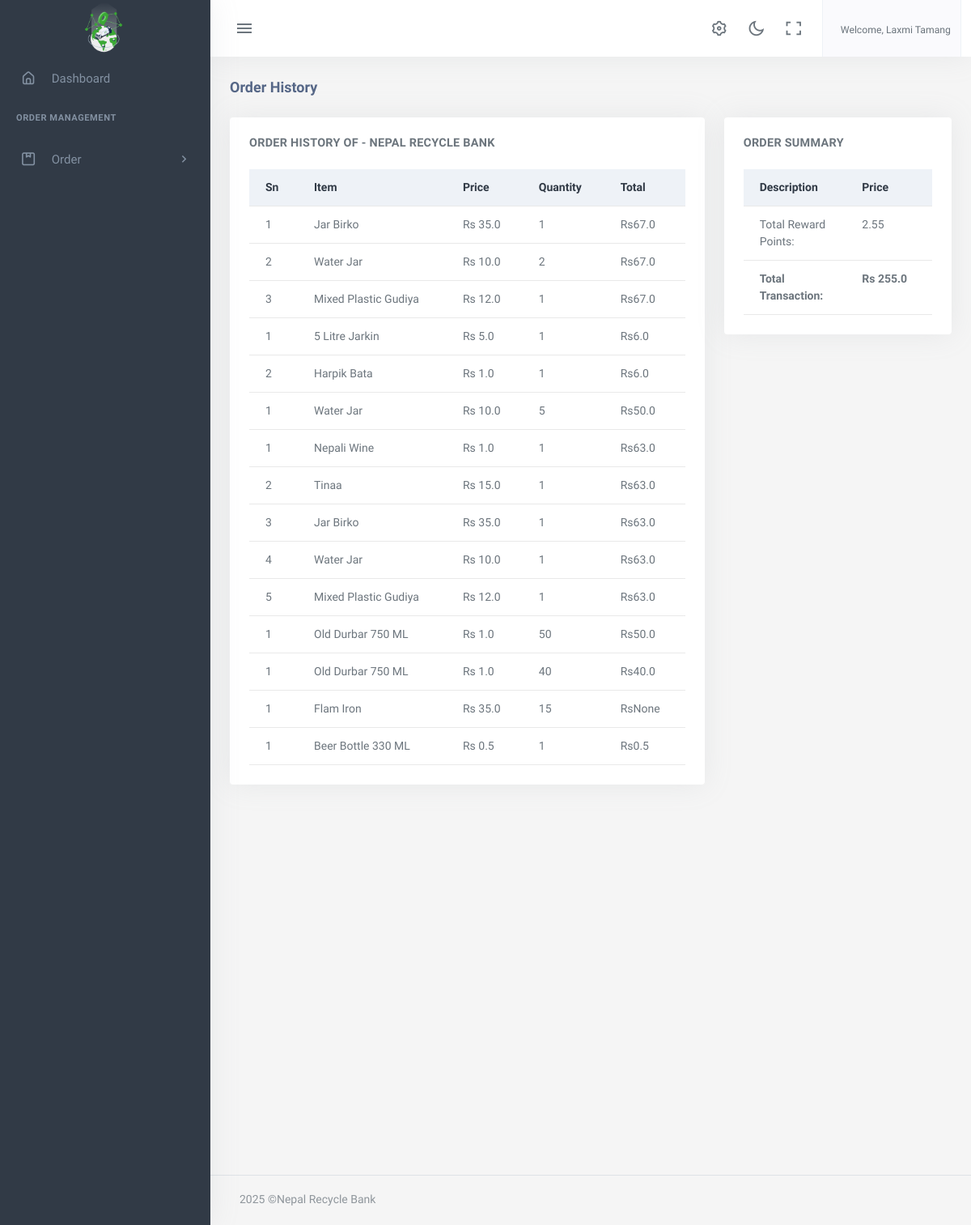
/order/history/103 (signed in), run on the app's committed database.
### accounts/models.py (models this page shows, shortened)
class User(AbstractBaseUser,PermissionsMixin):
    email = models.EmailField(
        verbose_name='Email',
        max_length=255,
        unique=True,
    )
    name = models.CharField(max_length=200,null=True, blank=True)
    is_user = models.BooleanField(default=False)
    is_admin = models.BooleanField(default=False)
    is_agent= models.BooleanField(default=False)
    is_sub_admin=models.BooleanField(default=False)
    phone_no = models.CharField(max_length=150, null=True, blank=True)
    address = models.CharField(max_length=150, null=True, blank=True )
    image = models.ImageField(upload_to="image/", null=True, blank=True)
    activate = models.BooleanField(default =False)
    created_at = models.DateTimeField(auto_now_add=True)
    updated_at = models.DateTimeField(auto_now=True)
    objects = UserManager()
    USERNAME_FIELD = 'email'
    REQUIRED_FIELDS = ['phone_no','name']

class UserReward(models.Model):
    user = models.ForeignKey(User, on_delete=models.CASCADE,limit_choices_to={'is_user': True}, related_name='user_rewards')
    points = models.FloatField(default=0)
    total_transaction_amount = models.FloatField(default=0)

### app2/models.py (models this page shows)
class AboutUS(models.Model):
    company_name=models.CharField(max_length=100)
    logo= models.ImageField(upload_to='logoimage/')
    address = models.CharField(max_length=1000)
    email = models.EmailField()
    contactNo= models.CharField(max_length=15)
    class Meta:
        ordering =['-id']

### order/models.py (models this page shows, shortened)
class OrderItem(models.Model):
    order = models.ForeignKey(Order, on_delete=models.CASCADE, related_name='items', null=True, blank=True)
    product = models.ForeignKey(Product, on_delete=models.SET_NULL, null=True, blank=True, related_name="order_product")
    quantity = models.PositiveIntegerField(default=1)
    unit = models.ForeignKey(Unit, on_delete=models.SET_NULL, null=True, blank=True)
    ordered_date = models.DateTimeField(auto_now=True)
    class Meta:
        ordering = ('-ordered_date',)

class Order(models.Model):
    PAYMENT_CHOICES = [('cod', 'Cash on Delivery')]
    ORDER_STATUS_CHOICES = [
        ('pending', 'Pending'),
        ('accept', 'Accepted'),
        ('rdp', 'Ready To Pick Up'),
        ('received', 'Received')
    ]
    user = models.ForeignKey(User, on_delete=models.CASCADE, limit_choices_to={'is_user': True}, related_name='orders')
    payment_method = models.CharField(max_length=50, choices=PAYMENT_CHOICES, default='cod')
    order_status = models.CharField(max_length=50, choices=ORDER_STATUS_CHOICES, default="pending")
    totalPrice = models.FloatField(null=True, blank=True)
    created = models.CharField(max_length=50, default=nepali_datetime.date.today().strftime("%d-%B-%Y"), editable=False)
    updated = models.DateTimeField(auto_now=True)
    driver = models.ForeignKey(User, on_delete=models.SET_NULL, limit_choices_to={'is_agent': True}, null=True, blank=True)
    address = models.ForeignKey(RequestAddress, on_delete=models.SET_NULL, null=True, blank=True, related_name='order_address')
    order_status_changed = models.DateTimeField(null=True, blank=True)  # Track order status change time

### products/models.py (models this page shows)
class Product(models.Model):
    category = models.ForeignKey(Category, on_delete = models.CASCADE, related_name = 'product_category')
    product_name = models.CharField(max_length = 150)
    product_image = models.ImageField(upload_to='productimage/')
    previous_rate = models.FloatField(default=0)
    rate = models.FloatField()
    unit  = models.ForeignKey(Unit, on_delete= models.SET_NULL, null =True, blank=True, related_name ='product_unit')
    slug = AutoSlugField(populate_from ='product_name')
    order_number = models.IntegerField(null=True, blank=True, default=1)
    class Meta:
        ordering =['order_number']
    def __str__(self):
        return self.product_name

### app2/views.py (the view)
# urls.py: path('order/history/<int:id>',views.user_order_history, name='user_order_history'),
@login_required
def user_order_history(request, id=None):
    user_orders = Order.objects.filter(user=id).order_by('-created')
    user_reward = UserReward.objects.filter(user=id).first()
    return render(request, 'app2/user_order_histroy.html', {'user_orders':user_orders, 'user_reward':user_reward})

### app2/context_processors.py (called while the page is built)
def aboutus(request):
    pick_Up_Plans=Pick_Up_Plan.objects.all()
    aboutus = AboutUS.objects.first()
    return {'contact': aboutus,'details':pick_Up_Plans,'company':aboutus}

def usercount(request):
    totalClient = User.objects.filter(is_user= True).count
    return ({
        'totalClient':totalClient
    })

def invoice(request):
    received_orders = Order.objects.filter(order_status='received')
    paid_amount = received_orders.aggregate(total_cost=Sum('totalPrice'))['total_cost'] or 0
    order = Order.objects.all().count
    unreceived_orders = Order.objects.exclude(Q(order_status='received') | Q(order_status='pending'))
    unpaid_amount = unreceived_orders.aggregate(total_cost=Sum('totalPrice'))['total_cost'] or 0
    return({
        'paidamount':paid_amount,
        'totalOrders':order,
        'unpaidamount':unpaid_amount
    })

def notification(request):
    notifications = Pick_Up_Plan.objects.filter(date=datetime.today())
    return({
        'notifications':notifications
    })

def total_cashbook(request):
    dailytransactions_list = Daily.objects.all()
    grand_total = dailytransactions_list.aggregate(Sum('total'))['total__sum']
    return ({
        'grand_total':grand_total,
    })

### app2/templates/app2/user_order_histroy.html (shortened to what this page needs)
{% extends 'app2/base.html' %}
{% load static %}
{% block body %}
<div class="content-page">
    <div class="content">
        <div class="container-fluid">
            <div class="row">
                <div class="col-12">
                    <div class="page-title-box">
                        <h4 class="page-title">Order History </h4>
                    </div>
                </div>
            </div>
            <div class="row">
                <div class="col-lg-8">
                    <div class="card">
                        <div class="card-body">
                            <h4 class="header-title mb-3">Order History of - {{user_reward.user.name}}</h4>
                            <div class="table-responsive">
                                <table class="table mb-0">
                                    <thead class="table-light">
                                    <tr>
                                        <th>Sn</th>
                                        <th>Item</th>
                                        <th>Price</th>
                                        <th>Quantity</th>
                                        <th>Total</th>
                                    </tr>
                                    </thead>
                                    <tbody>
                                    {% for  order in user_orders %}
                                        {% for item in order.items.all %}
                                    <tr>
                                        <td>{{forloop.counter}}</td>
                                        <td>{{item.product}}</td>
                                        <td>Rs {{item.product.rate}}</td>
                                        <td>{{item.quantity}}</td>
                                        <td>Rs{{order.totalPrice}}</td>
                                    </tr>
                                    {%endfor%}
                                    {% endfor %}
                                    </tbody>
                                </table>
                            </div>
                        </div>
                    </div>
                </div>
                <div class="col-lg-4">
                    <div class="card">
                        <div class="card-body">
                            <h4 class="header-title mb-3">Order Summary</h4>
                            <div class="table-responsive">
                                <table class="table mb-0">
                                    <thead class="table-light">
                                    <tr>
                                        <th>Description</th>
                                        <th>Price</th>
                                    </tr>
                                    </thead>
                                    <tbody>
                                    <tr>
                                        <td>Total Reward Points:</td>
                                        <td> {{user_reward.points}}</td>
                                    </tr>
                                    <tr>
                                        <th>Total Transaction:</th>
                                        <th>Rs {{user_reward.total_transaction_amount}}</th>
                                    </tr>
                                    </tbody>
                                </table>
                            </div>
                        </div>
                    </div>
                </div>
            </div>
        </div>
</div>
{%endblock%}

### app2/templates/app2/base.html (shortened to what this page needs)
{% load static %}
<!DOCTYPE html>
<html lang="en">
    <head>
        <link href="{% static 'app2/assets/css/app-saas.min.css'%}" rel="stylesheet" type="text/css" id="app-style" />
        <link href="{% static 'app2/assets/css/icons.min.css'%}" rel="stylesheet" type="text/css" />
        <link href="{% static 'app2/assets/vendor/bootstrap-datepicker/css/bootstrap-datepicker.min.css'%}" rel="stylesheet" type="text/css" />
        <link href="{% static 'app2/assets/vendor/select2/css/select2.min.css'%}" rel="stylesheet" type="text/css" />
        <link href="{% static 'app2/assets/vendor/datatables.net-bs5/css/dataTables.bootstrap5.min.css'%}" rel="stylesheet" type="text/css" />
        <link href="{% static 'app2/assets/vendor/datatables.net-responsive-bs5/css/responsive.bootstrap5.min.css'%}" rel="stylesheet" type="text/css" />
        <link href="{% static 'app2/assets/css/app-saas.min.css'%}" rel="stylesheet" type="text/css" id="app-style" />
        <link href="{% static 'app2/assets/css/icons.min.css'%}" rel="stylesheet" type="text/css" />
        <link rel="stylesheet" href="https://cdnjs.cloudflare.com/ajax/libs/font-awesome/6.0.0/css/all.min.css">
        <link href="https://cdn.jsdelivr.net/npm/summernote@0.8.16/dist/summernote-lite.min.css" rel="stylesheet">
    </head>
    <link rel="stylesheet" href="https://maxcdn.bootstrapcdn.com/font-awesome/4.7.0/css/font-awesome.min.css">
    <body>
        <div class="wrapper">
            <div class="navbar-custom">
                <div class="topbar container-fluid justify-content-between">
                    <div class="d-flex align-items-center  gap-lg-2 gap-1">
                        <button class="button-toggle-menu sm:float-end">
                            <i class="mdi mdi-menu"></i>
                        </button>
                    </div>
                    <ul class="topbar-menu d-flex align-items-center gap-3">
                        <li class="d-none d-sm-inline-block">
                            <a class="nav-link" data-bs-toggle="offcanvas" href="#theme-settings-offcanvas">
                                <i class="ri-settings-3-line font-22"></i>
                            </a>
                        </li>
                        <li class="d-none d-sm-inline-block">
                            <div class="nav-link" id="light-dark-mode" data-bs-toggle="tooltip" data-bs-placement="left" title="Theme Mode">
                                <i class="ri-moon-line font-22"></i>
                            </div>
                        </li>
                        <li class="d-none d-md-inline-block">
                            <a class="nav-link" href="#" data-toggle="fullscreen">
                                <i class="ri-fullscreen-line font-22"></i>
                            </a>
                        </li>
                        <li class="dropdown">
                            <a class="nav-link dropdown-toggle arrow-none nav-user px-2" data-bs-toggle="dropdown" href="#" role="button" aria-haspopup="false" aria-expanded="false">
                                <span class="d-lg-flex flex-column gap-1 d-none">
                                    <h6 class="my-0 fw-normal">Welcome, {{request.user.name}}</h6>
                                </span>
                            </a>
                        </li>
                    </ul>
                </div>
            </div>
            <div class="leftside-menu">
                <a href="{% url 'dashboard:index' %}" class="logo logo-light">
                    <span class="logo-lg">
                        <img src="{{company.logo.url}}" alt="logo" style="height: 64px;">
                    </span>
                </a>
                <div class="h-100" id="leftside-menu-container" data-simplebar>
                    <ul class="side-nav">
                        <li class="side-nav-item">
                            <a href="{% url 'dashboard:index' %}" class="side-nav-link">
                                <i class="uil-home-alt"></i>
                                <span> Dashboard </span>
                            </a>
                        </li>
                        <li class="side-nav-title">Order Management </li>
                        <li class="side-nav-item">
                            <a data-bs-toggle="collapse" href="#sidebarPages1" aria-expanded="false" aria-controls="sidebarPages" class="side-nav-link">
                                <i class="uil-package"></i>
                                <span> Order </span>
                                <span class="menu-arrow"></span>
                            </a>
                        </li>
                    </ul>
                </div>
            </div>
  {% block body %}
  {% endblock  %}
        <footer class="footer">
            <div class="container-fluid">
                <div class="row">
                    <div class="col-md-6">
                        <script>document.write(new Date().getFullYear())</script> ©Nepal Recycle Bank
                    </div>
                </div>
            </div>
        </footer>
    </div>
    </div>
                        </body>
                        </html>

### data on the page
User: user.name "Laxmi Tamang"
AboutUS: logo (picture)
UserReward: user.name "NEPAL RECYCLE BANK", points "2.55", total_transaction_amount "255.0"
Order: totalPrice "67.0"
OrderItem: product "Jar Birko", product.rate "35.0", quantity "1"
OrderItem: product "Water Jar", product.rate "10.0", quantity "2"
OrderItem: product "Mixed Plastic Gudiya", product.rate "12.0", quantity "1"
Order: totalPrice "6.0"
OrderItem: product "5 Litre Jarkin", product.rate "5.0", quantity "1"
OrderItem: product "Harpik Bata", product.rate "1.0", quantity "1"
Order: totalPrice "50.0"
OrderItem: product "Water Jar", product.rate "10.0", quantity "5"
Order: totalPrice "63.0"
OrderItem: product "Nepali Wine", product.rate "1.0", quantity "1"
OrderItem: product "Tinaa", product.rate "15.0", quantity "1"
OrderItem: product "Jar Birko", product.rate "35.0", quantity "1"
OrderItem: product "Water Jar", product.rate "10.0", quantity "1"
OrderItem: product "Mixed Plastic Gudiya", product.rate "12.0", quantity "1"
Order: totalPrice "50.0"
OrderItem: product "Old Durbar 750 ML", product.rate "1.0", quantity "50"
Order: totalPrice "40.0"
OrderItem: product "Old Durbar 750 ML", product.rate "1.0", quantity "40"
Order: totalPrice "None"
OrderItem: product "Flam Iron", product.rate "35.0", quantity "15"
Order: totalPrice "0.5"
OrderItem: product "Beer Bottle 330 ML", product.rate "0.5", quantity "1"
